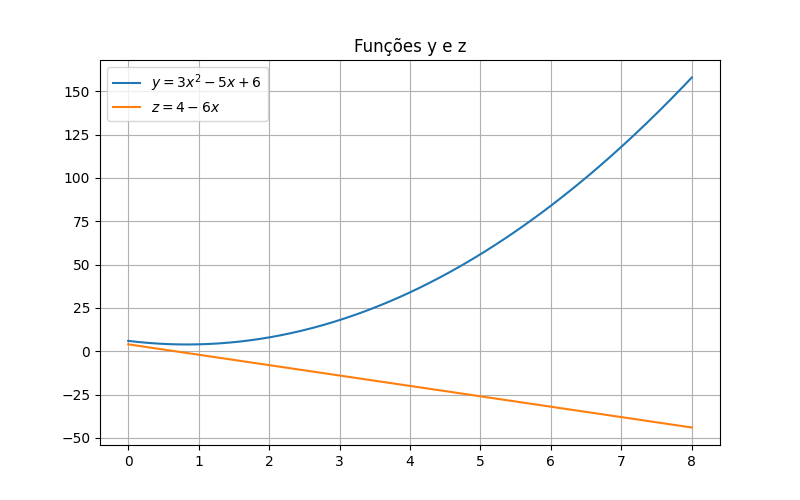

This figure's Python source:
"""29. Obtenha o gráfico da função"""

import numpy as np
import matplotlib.pyplot as plt

# Dados 0 < x < 8
x = np.linspace(0, 8, 1000)

# Função
y  = 6 -5*x + 3*x**2
z = 4 - 6*x

# Criar gráfico com todas as funções juntas
plt.figure(figsize=(8, 5))
plt.plot(x, y, label=r'$y = 3x^2 -5x + 6$')
plt.plot(x, z, label = r'$z = 4 -6x$')

plt.title("Funções y e z")
plt.legend()
plt.grid()
plt.savefig("Q29.png")
plt.show()

